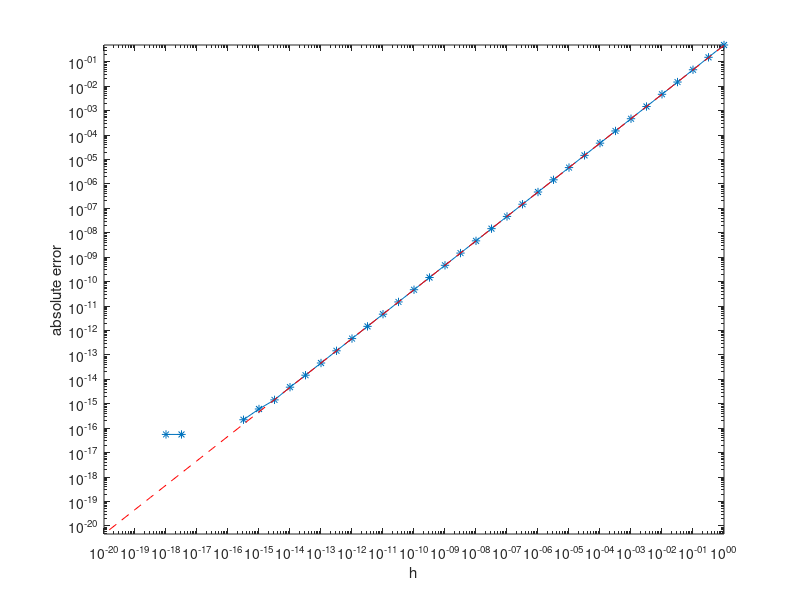

This figure's MATLAB source:

% compute the value of the point and exact derivative
x0  = 1.2;

f0  = sin(x0);
df  = cos(x0);
ddf =-sin(x0);

% create a vector of h values to use
n  = 0:0.5:20;
h  = 10.^(-1*n);

% evaluate the discrete derivative approximation
dfp = (2./h) .* sin(h/2) .* cos(((x0+h)+x0)/2);

err = abs(df - dfp);

% since f''(x) = -f(x) when f(x) = sin(x), this is calculating (h/2)*|f''(x)|
% which is the expected error
expected_error = (1/2)*abs(ddf)*h;

% plot the error and the expected error
loglog(h,err,'-*',h,expected_error,'r--');
xlabel('h');
ylabel('absolute error');
axis tight


